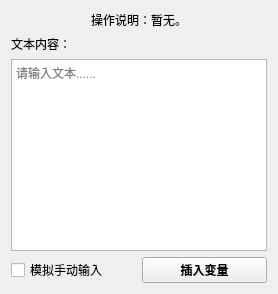
       <widget class="QWidget" name="tab_6">
        <attribute name="title">
         <string>文本输入</string>
        </attribute>
        <layout class="QGridLayout" name="gridLayout_48">
         <item row="2" column="0">
          <widget class="QCheckBox" name="checkBox_2">
           <property name="text">
            <string>模拟手动输入</string>
           </property>
          </widget>
         </item>
         <item row="0" column="0" colspan="2">
          <widget class="QLabel" name="label_91">
           <property name="sizePolicy">
            <sizepolicy hsizetype="Preferred" vsizetype="Preferred">
             <horstretch>0</horstretch>
             <verstretch>0</verstretch>
            </sizepolicy>
           </property>
           <property name="text">
            <string>操作说明：暂无。</string>
           </property>
           <property name="alignment">
            <set>Qt::AlignmentFlag::AlignCenter</set>
           </property>
           <property name="wordWrap">
            <bool>false</bool>
           </property>
           <property name="margin">
            <number>0</number>
           </property>
           <property name="indent">
            <number>-1</number>
           </property>
           <property name="openExternalLinks">
            <bool>false</bool>
           </property>
          </widget>
         </item>
         <item row="2" column="1">
          <widget class="QPushButton" name="pushButton_28">
           <property name="font">
            <font>
             <family>微软雅黑</family>
             <bold>true</bold>
            </font>
           </property>
           <property name="text">
            <string>插入变量</string>
           </property>
          </widget>
         </item>
         <item row="1" column="0" colspan="2">
          <layout class="QVBoxLayout" name="verticalLayout_8">
           <item>
            <widget class="QLabel" name="label_18">
             <property name="text">
              <string>文本内容：</string>
             </property>
            </widget>
           </item>
           <item>
            <widget class="QTextEdit" name="textEdit">
             <property name="html">
              <string>&lt;!DOCTYPE HTML PUBLIC "-//W3C//DTD HTML 4.0//EN" "http://www.w3.org/TR/REC-html40/strict.dtd"&gt;
&lt;html&gt;&lt;head&gt;&lt;meta name="qrichtext" content="1" /&gt;&lt;meta charset="utf-8" /&gt;&lt;style type="text/css"&gt;
p, li { white-space: pre-wrap; }
hr { height: 1px; border-width: 0; }
li.unchecked::marker { content: "\2610"; }
li.checked::marker { content: "\2612"; }
&lt;/style&gt;&lt;/head&gt;&lt;body style=" font-family:'微软雅黑'; font-size:9pt; font-weight:400; font-style:normal;"&gt;
&lt;p style="-qt-paragraph-type:empty; margin-top:0px; margin-bottom:0px; margin-left:0px; margin-right:0px; -qt-block-indent:0; text-indent:0px; font-family:'黑体,黑体';"&gt;&lt;br /&gt;&lt;/p&gt;&lt;/body&gt;&lt;/html&gt;</string>
             </property>
             <property name="placeholderText">
              <string>请输入文本......</string>
             </property>
            </widget>
           </item>
          </layout>
         </item>
        </layout>
       </widget>
